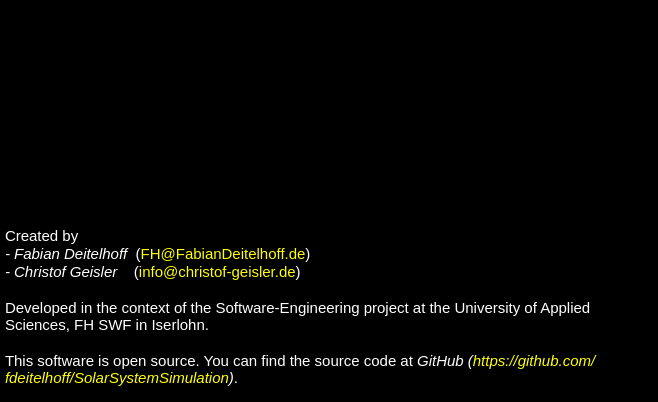
<?xml version="1.0" encoding="UTF-8"?>
<ui version="4.0">
 <class>About</class>
 <widget class="QDialog" name="About">
  <property name="windowModality">
   <enum>Qt::WindowModal</enum>
  </property>
  <property name="geometry">
   <rect>
    <x>0</x>
    <y>0</y>
    <width>658</width>
    <height>402</height>
   </rect>
  </property>
  <property name="sizePolicy">
   <sizepolicy hsizetype="Fixed" vsizetype="Fixed">
    <horstretch>0</horstretch>
    <verstretch>0</verstretch>
   </sizepolicy>
  </property>
  <property name="palette">
   <palette>
    <active>
     <colorrole role="Base">
      <brush brushstyle="SolidPattern">
       <color alpha="255">
        <red>255</red>
        <green>255</green>
        <blue>255</blue>
       </color>
      </brush>
     </colorrole>
     <colorrole role="Window">
      <brush brushstyle="SolidPattern">
       <color alpha="255">
        <red>0</red>
        <green>0</green>
        <blue>0</blue>
       </color>
      </brush>
     </colorrole>
    </active>
    <inactive>
     <colorrole role="Base">
      <brush brushstyle="SolidPattern">
       <color alpha="255">
        <red>255</red>
        <green>255</green>
        <blue>255</blue>
       </color>
      </brush>
     </colorrole>
     <colorrole role="Window">
      <brush brushstyle="SolidPattern">
       <color alpha="255">
        <red>0</red>
        <green>0</green>
        <blue>0</blue>
       </color>
      </brush>
     </colorrole>
    </inactive>
    <disabled>
     <colorrole role="Base">
      <brush brushstyle="SolidPattern">
       <color alpha="255">
        <red>0</red>
        <green>0</green>
        <blue>0</blue>
       </color>
      </brush>
     </colorrole>
     <colorrole role="Window">
      <brush brushstyle="SolidPattern">
       <color alpha="255">
        <red>0</red>
        <green>0</green>
        <blue>0</blue>
       </color>
      </brush>
     </colorrole>
    </disabled>
   </palette>
  </property>
  <property name="windowTitle">
   <string>About this application</string>
  </property>
  <widget class="QLabel" name="label">
   <property name="geometry">
    <rect>
     <x>0</x>
     <y>0</y>
     <width>660</width>
     <height>220</height>
    </rect>
   </property>
   <property name="minimumSize">
    <size>
     <width>0</width>
     <height>0</height>
    </size>
   </property>
   <property name="text">
    <string/>
   </property>
   <property name="pixmap">
    <pixmap resource="../ressources/Ressources.qrc">:/images/about.jpg</pixmap>
   </property>
   <property name="scaledContents">
    <bool>true</bool>
   </property>
  </widget>
  <widget class="QLabel" name="label_2">
   <property name="geometry">
    <rect>
     <x>5</x>
     <y>222</y>
     <width>641</width>
     <height>171</height>
    </rect>
   </property>
   <property name="text">
    <string>&lt;!DOCTYPE HTML PUBLIC &quot;-//W3C//DTD HTML 4.0//EN&quot; &quot;http://www.w3.org/TR/REC-html40/strict.dtd&quot;&gt;
&lt;html&gt;&lt;head&gt;&lt;meta name=&quot;qrichtext&quot; content=&quot;1&quot; /&gt;&lt;style type=&quot;text/css&quot;&gt;
p, li { white-space: pre-wrap; }
&lt;/style&gt;&lt;/head&gt;&lt;body style=&quot; font-family:'MS Shell Dlg 2'; font-size:8.25pt; font-weight:400; font-style:normal;&quot;&gt;
&lt;p style=&quot; margin-top:0px; margin-bottom:0px; margin-left:0px; margin-right:0px; -qt-block-indent:0; text-indent:0px;&quot;&gt;&lt;span style=&quot; font-size:11pt; color:#ffffff;&quot;&gt;Created by &lt;/span&gt;&lt;/p&gt;
&lt;p style=&quot; margin-top:0px; margin-bottom:0px; margin-left:0px; margin-right:0px; -qt-block-indent:0; text-indent:0px;&quot;&gt;&lt;span style=&quot; font-size:11pt; font-style:italic; color:#ffffff;&quot;&gt;- Fabian Deitelhoff&lt;/span&gt;&lt;span style=&quot; font-size:11pt; color:#ffffff;&quot;&gt;  (&lt;a href=&quot;mailto:FH@FabianDeitelhoff.de&quot; style=&quot;color: #ffff00; text-decoration: none&quot;&gt;FH@FabianDeitelhoff.de&lt;/a&gt;)&lt;/span&gt;&lt;/p&gt;
&lt;p style=&quot; margin-top:0px; margin-bottom:0px; margin-left:0px; margin-right:0px; -qt-block-indent:0; text-indent:0px;&quot;&gt;&lt;span style=&quot; font-size:11pt; font-style:italic; color:#ffffff;&quot;&gt;- Christof Geisler    &lt;/span&gt;&lt;span style=&quot; font-size:11pt; color:#ffffff;&quot;&gt;(&lt;a href=&quot;mailto:info@christof-geisler.de&quot; style=&quot;color: #ffff00; text-decoration: none&quot;&gt;info@christof-geisler.de&lt;/a&gt;)&lt;/span&gt;&lt;/p&gt;
&lt;p style=&quot;-qt-paragraph-type:empty; margin-top:0px; margin-bottom:0px; margin-left:0px; margin-right:0px; -qt-block-indent:0; text-indent:0px; font-size:11pt; color:#ffffff;&quot;&gt;&lt;/p&gt;
&lt;p style=&quot; margin-top:0px; margin-bottom:0px; margin-left:0px; margin-right:0px; -qt-block-indent:0; text-indent:0px;&quot;&gt;&lt;span style=&quot; font-size:11pt; color:#ffffff;&quot;&gt;Developed in the context of the Software-Engineering project at the University of Applied Sciences, FH SWF in Iserlohn.&lt;/span&gt;&lt;/p&gt;
&lt;p style=&quot;-qt-paragraph-type:empty; margin-top:0px; margin-bottom:0px; margin-left:0px; margin-right:0px; -qt-block-indent:0; text-indent:0px; font-size:11pt; color:#ffffff;&quot;&gt;&lt;/p&gt;
&lt;p style=&quot; margin-top:0px; margin-bottom:0px; margin-left:0px; margin-right:0px; -qt-block-indent:0; text-indent:0px;&quot;&gt;&lt;span style=&quot; font-size:11pt; color:#ffffff;&quot;&gt;This software is open source. You can find the source code at &lt;/span&gt;&lt;span style=&quot; font-size:11pt; font-style:italic; color:#ffffff;&quot;&gt;GitHub (&lt;a href=&quot;https://github.com/fdeitelhoff/SolarSystemSimulation&quot; style=&quot;color: #ffff00; text-decoration: none&quot;&gt;https://github.com/fdeitelhoff/SolarSystemSimulation&lt;/a&gt;)&lt;/span&gt;&lt;span style=&quot; font-size:11pt; color:#ffffff;&quot;&gt;.&lt;/span&gt;&lt;/p&gt;&lt;/body&gt;&lt;/html&gt; 
</string>
   </property>
   <property name="wordWrap">
    <bool>true</bool>
   </property>
  </widget>
 </widget>
 <resources>
  <include location="../ressources/Ressources.qrc"/>
 </resources>
 <connections/>
</ui>
